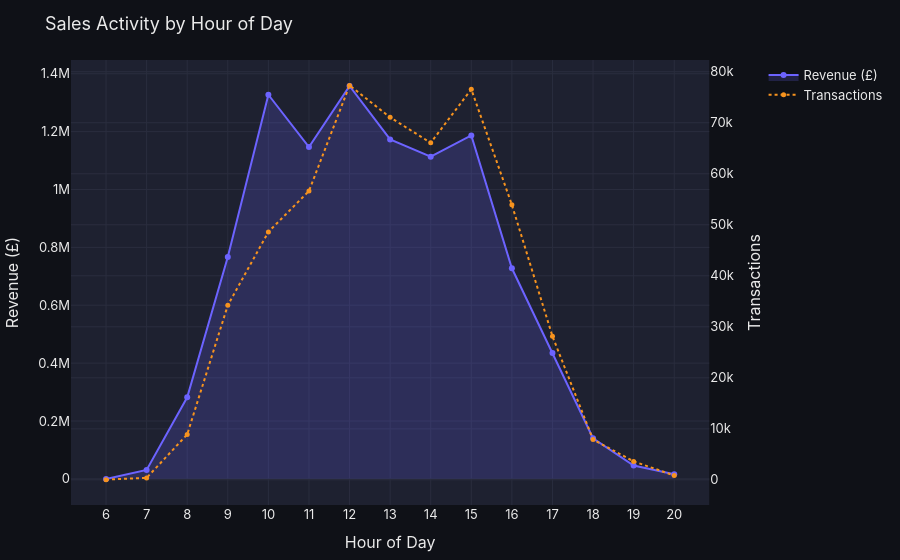

Source (notebook cell):
### Markdown cell above
### 2c. Revenue by Hour of Day

### Code cell
hourly = get_revenue_by_hour(df_clean)
fig = plot_revenue_by_hour(hourly)
fig.show()

### Figure 1 — Plotly figure (JSON) as saved in the notebook; plotly's stock layout.template omitted (floating-point values rounded to 4 significant figures)
{"data": [{"fill": "tozeroy", "fillcolor": "rgba(108,99,255,0.2)", "line": {"color": "#6C63FF", "width": 2}, "name": "Revenue (£)", "type": "scatter", "x": [6, 7, 8, 9, 10, 11, 12, 13, 14, 15, 16, 17, 18, 19, 20], "xaxis": "x", "y": [-497.4, 31010.0, 281700.0, 766500.0, 1327000.0, 1146000.0, 1358000.0, 1173000.0, 1114000.0, 1187000.0, 727700.0, 434800.0, 140400.0, 45860.0, 15920.0], "yaxis": "y"}, {"line": {"color": "#F7931E", "dash": "dot", "width": 2}, "marker": {"size": 5}, "mode": "lines+markers", "name": "Transactions", "type": "scatter", "x": [6, 7, 8, 9, 10, 11, 12, 13, 14, 15, 16, 17, 18, 19, 20], "xaxis": "x", "y": [41, 383, 8899, 34208, 48602, 56608, 77323, 71052, 66065, 76558, 53906, 28136, 7886, 3616, 847], "yaxis": "y2"}], "layout": {"font": {"color": "#EAEAEA", "family": "Inter, sans-serif", "size": 13}, "legend": {"bgcolor": "rgba(0,0,0,0)", "borderwidth": 0}, "margin": {"b": 40, "l": 40, "r": 40, "t": 60}, "paper_bgcolor": "#0F1117", "plot_bgcolor": "#1E2130", "title": {"font": {"color": "#EAEAEA", "size": 18}, "text": "Sales Activity by Hour of Day"}, "xaxis": {"anchor": "y", "domain": [0.0, 0.94], "dtick": 1, "gridcolor": "#2A2D3E", "showgrid": true, "title": {"text": "Hour of Day"}, "zeroline": false}, "yaxis": {"anchor": "x", "domain": [0.0, 1.0], "gridcolor": "#2A2D3E", "showgrid": true, "title": {"text": "Revenue (£)"}, "zeroline": false}, "yaxis2": {"anchor": "x", "gridcolor": "#2A2D3E", "overlaying": "y", "showgrid": true, "side": "right", "title": {"text": "Transactions"}, "zeroline": false}}}
